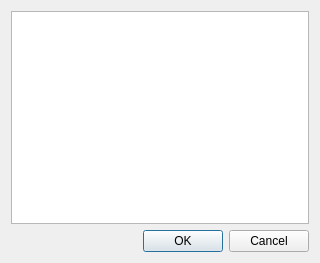
<?xml version="1.0" encoding="UTF-8"?>
<ui version="4.0">
 <class>KeyHints</class>
 <widget class="QDialog" name="KeyHints">
  <property name="geometry">
   <rect>
    <x>0</x>
    <y>0</y>
    <width>320</width>
    <height>263</height>
   </rect>
  </property>
  <property name="windowTitle">
   <string>KeyHints</string>
  </property>
  <layout class="QVBoxLayout" name="verticalLayout">
   <item>
    <widget class="QTextEdit" name="text_"/>
   </item>
   <item>
    <widget class="QDialogButtonBox" name="buttons_">
     <property name="standardButtons">
      <set>QDialogButtonBox::Cancel|QDialogButtonBox::Ok</set>
     </property>
    </widget>
   </item>
  </layout>
 </widget>
 <layoutdefault spacing="6" margin="11"/>
 <resources/>
 <connections/>
</ui>
